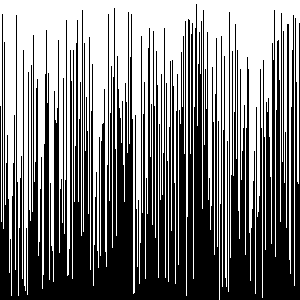
Frame 1 (no input)
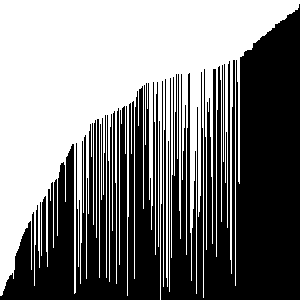
Frame 60 (the mouse pressed at the canvas centre just before this capture)
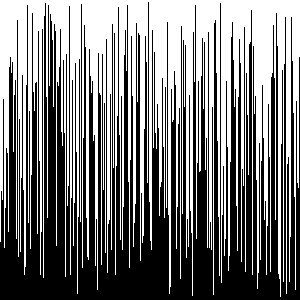
Frame 120 (the mouse held since frame 60 and released just before this capture)

The Processing sketch that drew these frames (run headless with seeded random() and noise(); from frame 60 on, the mouse is pressed at the canvas centre):

// Processing sketch: Visual_Array_Sorter
// ── Visual_Array_Sorter.pde
int width = 300;
int height = 300;
int[] x = new int[width];

void setup(){ 
  size(300,300);
  for(int i = 0; i < width; i++){
    x[i] = (int)random(width + 1);
  }
  noStroke();
}
void draw(){
  background(255,255,255);
  fill(0,0,0);
  for(int i = 0; i < x.length; i++){
    rect(i, height, 1, x[i] * -1);
  }
  
  for(int j = 0; j < width - 1; j++){
    int holder;
    if(x[j] > x[j+1]){
      holder = x[j];
      x[j] = x[j+1];
      x[j+1] = holder;
    }
  }
  if(mousePressed){
     for(int i = 0; i < width; i++){
    x[i] = (int)random(width + 1);
  }
  }
}
